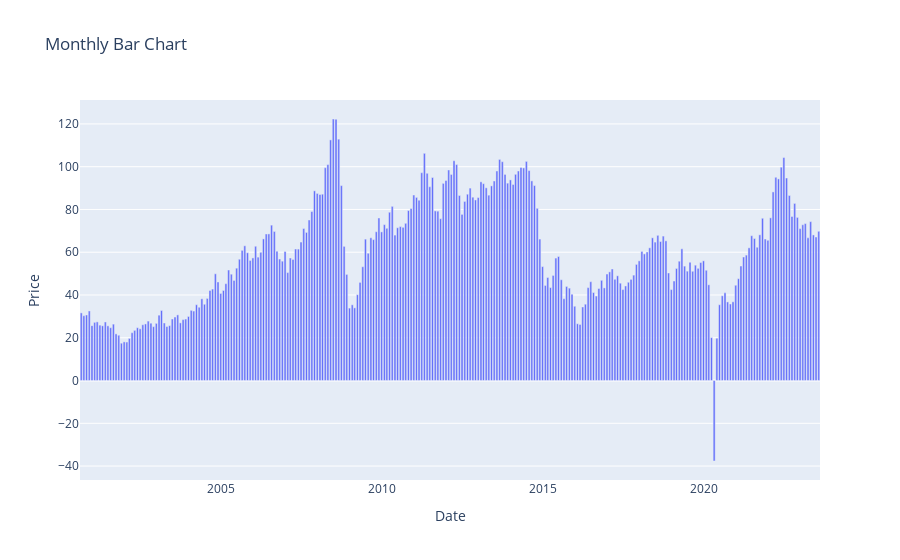

Here is the notebook cell this chart was saved with:
### Code cell
# Convert the Date column to a datetime object
df['Date'] = pd.to_datetime(df['Date'])

# Group the data by month and calculate the mean price for each month
monthly_data = df.groupby(pd.Grouper(key='Date', freq='M')).min().reset_index()

# Create the interactive bar chart
fig = px.bar(monthly_data, x='Date', y='Price', title='Monthly Bar Chart')

# Show the plot
fig.show()

### Figure 1 — Plotly figure (JSON) as saved in the notebook; plotly's stock layout.template omitted (floating-point values rounded to 4 significant figures; data arrays with more than 128 entries replaced by an {"elided": "..."} marker saying what was removed)
{"data": [{"alignmentgroup": "True", "hovertemplate": "Date=%{x}<br>Price=%{y}<extra></extra>", "legendgroup": "", "marker": {"color": "#636efa", "pattern": {"shape": ""}}, "name": "", "offsetgroup": "", "orientation": "v", "showlegend": false, "textposition": "auto", "type": "bar", "x": {"elided": "276 str values"}, "xaxis": "x", "y": {"elided": "276 float values"}, "yaxis": "y"}], "layout": {"barmode": "relative", "legend": {"tracegroupgap": 0}, "title": {"text": "Monthly Bar Chart"}, "xaxis": {"anchor": "y", "domain": [0, 1], "title": {"text": "Date"}}, "yaxis": {"anchor": "x", "domain": [0, 1], "title": {"text": "Price"}}}}
